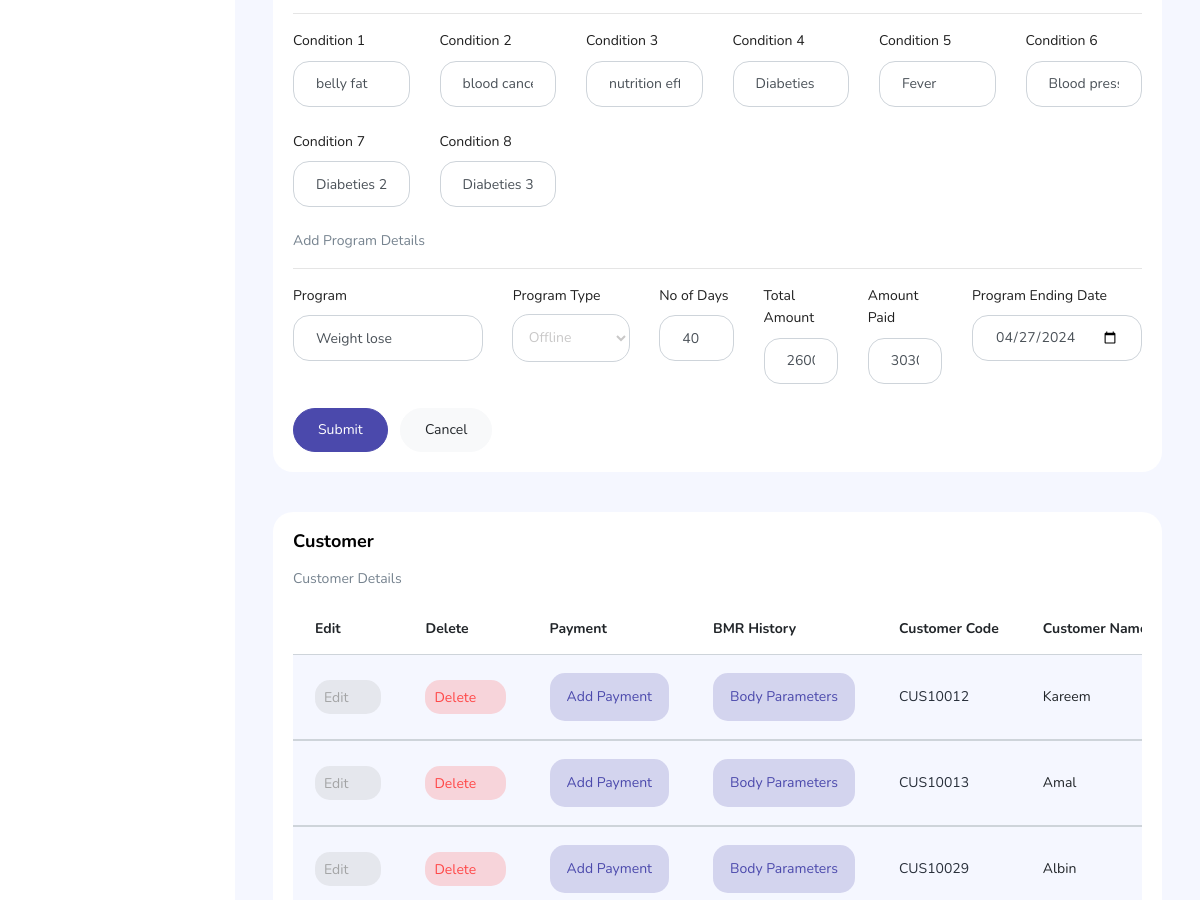
Page /Admin/pages/admin-customer.php?cusid=1005 (signed in, middle part) on the earlier database version.
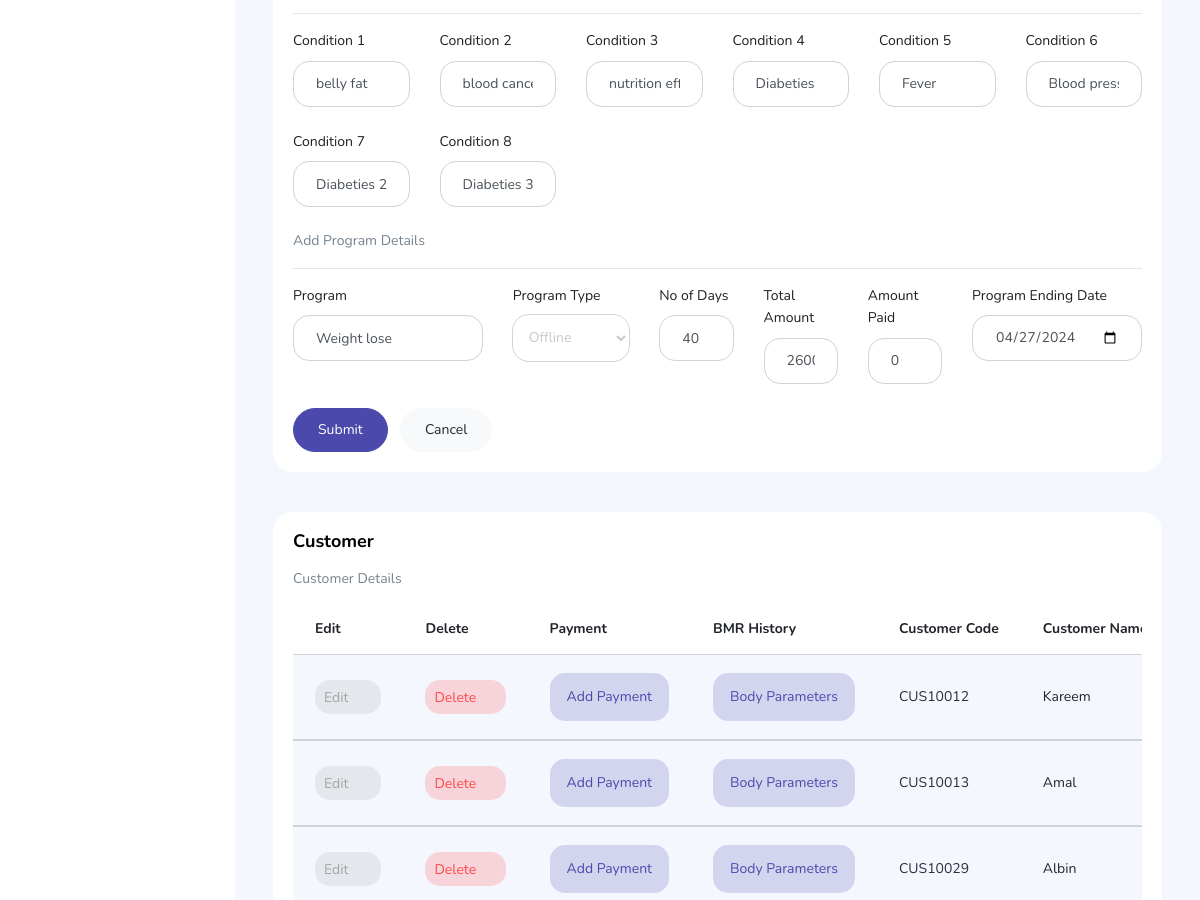
Same page on the later database version.
### tables this page shows
CREATE TABLE `customer` (
  `cust_id` int(11) NOT NULL,
  `cust_code` varchar(50) NOT NULL,
  `cust_name` varchar(100) NOT NULL,
  `cust_phno` varchar(20) NOT NULL,
  `cust_invited` varchar(50) NOT NULL,
  `cust_age` varchar(10) NOT NULL,
  `cust_bodyage` varchar(10) NOT NULL,
  `cust_gender` varchar(25) NOT NULL,
  `cust_email` varchar(50) NOT NULL,
  `cust_password` varchar(50) NOT NULL,
  `cust_doj` varchar(50) NOT NULL,
  `cust_city` varchar(50) NOT NULL,
  `cust_address` varchar(100) NOT NULL,
  `cust_height` varchar(10) NOT NULL,
  `cust_weight` varchar(10) NOT NULL,
  `cust_idleweight` varchar(10) NOT NULL,
  `cust_fat` varchar(10) NOT NULL,
  `cust_vcf` varchar(50) NOT NULL,
  `cust_bmr` varchar(10) NOT NULL,
  `cust_bmi` varchar(10) NOT NULL,
  `cust_bmidate` varchar(100) NOT NULL,
  `cust_mm` varchar(10) NOT NULL,
  `cust_tsf` varchar(10) NOT NULL,
  `cust_waketime` varchar(10) NOT NULL,
  `cust_tea` varchar(50) NOT NULL,
  `cust_breakfast` varchar(100) NOT NULL,
  `cust_lunch` varchar(100) NOT NULL,
  `cust_snack` varchar(100) NOT NULL,
  `cust_dinner` varchar(100) NOT NULL,
  `cust_veg_nonveg` varchar(50) NOT NULL,
  `cust_waterintake` varchar(10) NOT NULL,
  `cust_cond1` varchar(100) NOT NULL,
  `cust_cond2` varchar(100) NOT NULL,
  `cust_cond3` varchar(100) NOT NULL,
  `cust_cond4` varchar(100) NOT NULL,
  `cust_cond5` varchar(100) NOT NULL,
  `cust_cond6` varchar(100) NOT NULL,
  `cust_cond7` varchar(100) NOT NULL,
  `cust_cond8` varchar(100) NOT NULL,
  `cust_prg` varchar(50) NOT NULL,
  `cust_prgtype` varchar(20) NOT NULL,
  `cust_noday` varchar(10) NOT NULL,
  `cust_total` varchar(20) NOT NULL,
  `cust_paid` varchar(20) DEFAULT NULL,
  `cust_paiddate` varchar(100) NOT NULL,
  `cust_remain` varchar(10) DEFAULT NULL,
  `cust_date` varchar(100) NOT NULL
);

### Admin/pages/admin-customer.php (the view, shortened to what the changed rows need)
<?php
include './connect.php';
$cus_id1 = $cus_code1 = $cus_name1 = $cus_phno1 = $cus_invite1 = $cus_age1 = $cus_bodyage1 = $cus_gender1 = $cus_email1 = $cus_doj1 = $cus_city1 = $cus_address1 = $cus_height1 = $cus_weight1 = $cus_idleweight1 = $cus_fat1 = $cus_vcf1 = $cus_bmr1 = $cus_bmi1 = $cus_mm1 = $cus_tsf1 = $cus_waketime1 = $cus_tea1 = $cus_breakfast1 = $cus_lunch1 = $cus_snack1 = $cus_dinner1 = $cus_veg_nonveg1 = $cus_waterintake1 = $cus_cond11 = $cus_cond21 = $cus_cond31 = $cus_cond41 = $cus_cond51 = $cus_cond61 = $cus_cond71 = $cus_cond81 = $cus_prg1 = $cus_prgtype1 = $cus_nodays1 = $cus_total1 = $cus_paid1 = $cus_remain1 = $cusid = $cus_paid3 = "";
?>
<!DOCTYPE html>
<html lang="en">
<head>
  <link rel="stylesheet" href="../vendors/feather/feather.css">
  <link rel="stylesheet" href="../vendors/ti-icons/css/themify-icons.css">
  <link rel="stylesheet" href="../css/vertical-layout-light/style.css">
</head>
<body>
  <div class="container-scroller">
    <?php
    include './topbar.php';
    ?>
    <?php
    if (isset($_GET['cusid'])) {
      $cusid = $_GET['cusid'];
      $p_query = mysqli_query($conn, "SELECT * FROM customer WHERE cust_id = '$cusid'");
      $p_row1 = mysqli_fetch_array($p_query);
      $cus_cond11 = $p_row1['cust_cond1'];
      $cus_cond21 = $p_row1['cust_cond2'];
      $cus_cond31 = $p_row1['cust_cond3'];
      $cus_cond41 = $p_row1['cust_cond4'];
      $cus_cond51 = $p_row1['cust_cond5'];
      $cus_cond61 = $p_row1['cust_cond6'];
      $cus_cond71 = $p_row1['cust_cond7'];
      $cus_cond81 = $p_row1['cust_cond8'];
      $cus_prg1 = $p_row1['cust_prg'];
      $cus_prgtype1 = $p_row1['cust_prgtype'];
      $cus_nodays1 = $p_row1['cust_noday'];
      $cus_total1 = $p_row1['cust_total'];
      $cus_paid1 = $p_row1['cust_paid'];
      $cus_date1 = $p_row1['cust_date'];
    }
    ?>
    <div class="main-panel">
      <div class="content-wrapper">
        <div class="row">
          <div class="col-12 grid-margin stretch-card">
            <div class="card">
              <div class="card-body">
                <form method="post" class="forms-sample">
                  <div class="row">
                    <div class="col-lg-2 col-md col-sm-4 col-6">
                      <div class="form-group">
                        <label>Condition 1</label>
                        <input type="text" class="form-control" style="border-radius: 16px;" name="cuscond1" value="<?php echo $cus_cond11; ?>">
                      </div>
                    </div>
                    <div class="col-lg-2 col-md col-sm-4 col-6">
                      <div class="form-group">
                        <label>Condition 2</label>
                        <input type="text" class="form-control" style="border-radius: 16px;" name="cuscond2" value="<?php echo $cus_cond21; ?>">
                      </div>
                    </div>
                    <div class="col-lg-2 col-md col-sm-4 col-12">
                      <div class="form-group">
                        <label>Condition 3</label>
                        <input type="text" class="form-control" style="border-radius: 16px;" name="cuscond3" value="<?php echo $cus_cond31; ?>">
                      </div>
                    </div>
                    <div class="col-lg-2 col-md col-sm-4 col-12">
                      <div class="form-group">
                        <label>Condition 4</label>
                        <input type="text" class="form-control" style="border-radius: 16px;" name="cuscond4" value="<?php echo $cus_cond41; ?>">
                      </div>
                    </div>
                    <div class="col-lg-2 col-md col-sm-4 col-12">
                      <div class="form-group">
                        <label>Condition 5</label>
                        <input type="text" class="form-control" style="border-radius: 16px;" name="cuscond5" value="<?php echo $cus_cond51; ?>">
                      </div>
                    </div>
                    <div class="col-lg-2 col-md col-sm-4 col-12">
                      <div class="form-group">
                        <label>Condition 6</label>
                        <input type="text" class="form-control" style="border-radius: 16px;" name="cuscond6" value="<?php echo $cus_cond61; ?>">
                      </div>
                    </div>
                    <div class="col-lg-2 col-md col-sm-4 col-12">
                      <div class="form-group">
                        <label>Condition 7</label>
                        <input type="text" class="form-control" style="border-radius: 16px;" name="cuscond7" value="<?php echo $cus_cond71; ?>">
                      </div>
                    </div>
                    <div class="col-lg-2 col-md col-sm-4 col-12">
                      <div class="form-group">
                        <label>Condition 8</label>
                        <input type="text" class="form-control" style="border-radius: 16px;" name="cuscond8" value="<?php echo $cus_cond81; ?>">
                      </div>
                    </div>
                  </div>
                  <div class="row">
                    <div class="col-lg-3 col-md col-sm-4 col-6">
                      <div class="form-group">
                        <label>Program</label>
                        <input type="text" class="form-control" style="border-radius: 16px;" name="cusprogram" value="<?php echo $cus_prg1; ?>">
                      </div>
                    </div>
                    <div class="col-lg-2 col-md col-sm-4 col-6">
                      <div class="form-group">
                        <label for="cusprgtype">Program Type</label>
                        <select class="form-control" style="border-radius: 16px;" name="cusprgtype" id="cusprgtype">
                          <option value="Offline" <?php if ($cus_prgtype1 == "Offline") echo "selected"; ?>>Offline</option>
                        </select>
                      </div>
                    </div>
                    <div class="col-lg col-md col-sm-4 col-6">
                      <div class="form-group">
                        <label>No of Days</label>
                        <input type="text" class="form-control" style="border-radius: 16px;" name="cusnoday" value="<?php echo $cus_nodays1; ?>">
                      </div>
                    </div>
                    <div class="col-lg col-md col-sm-4 col-6">
                      <div class="form-group">
                        <label>Total Amount</label>
                        <input type="text" class="form-control" style="border-radius: 16px;" name="custotal" value="<?php echo $cus_total1; ?>">
                      </div>
                    </div>
                    <div class="col-lg col-md col-sm-4 col-6">
                      <div class="form-group">
                        <label>Amount Paid</label>
                        <input type="text" class="form-control" style="border-radius: 16px;" name="cuspaid" value="<?php echo $cus_paid1; ?>">
                      </div>
                    </div>
                    <div class="col-lg col-md col-sm-4 col-6">
                      <div class="form-group">
                        <label>Program Ending Date</label>
                        <input type="date" class="form-control" style="border-radius: 16px;" name="cusdate" value="<?php echo $cus_date1; ?>">
                      </div>
                    </div>
                  </div>
                </form>
              </div>
            </div>
          </div>
        </div>
        <div class="row">
          <div class="col-lg-12 grid-margin stretch-card">
            <div class="card">
              <div class="card-body">
                <div class="table-responsive">
                  <table class="table table-striped">
                    <thead>
                      <tr>
                        <th>Edit</th>
                        <th>Delete</th>
                        <th>Payment</th>
                        <th>BMR History</th>
                        <th>Customer Code</th>
                        <th>Customer Name</th>
                      </tr>
                    </thead>
                    <?php
                    $sql = mysqli_query($conn, "SELECT * FROM customer ORDER BY cust_id ");
                    while ($row = mysqli_fetch_assoc($sql)) {
                      $cus_id = $row['cust_id'];
                      $cus_code = $row['cust_code'];
                      $cus_name = $row['cust_name'];
                    ?>
                      <tbody>
                        <tr>
                          <td><a href="admin-customer.php?cusid=<?php echo $cus_id; ?>" class="btn btn-inverse-secondary btn-icon-text p-2">Edit <i class="ti-pencil-alt btn-icon-append"></i></a></td>
                          <td><a href="admin-customer.php?cusdid=<?php echo $cus_id; ?>" class="btn btn-inverse-danger btn-icon-text p-2">Delete<i class="ti-trash btn-icon-prepend"></i></a></td>
                          <td><a href="admin-customer.php?cusmdid=<?php echo $cus_id; ?>" class="btn btn-inverse-primary btn-icon-text p-3" data-toggle="modal" data-target="#exampleModal_<?php echo $cus_id; ?>">Add Payment</a></td>
                          <td><a href="admin-customer.php?cusmdid=<?php echo $cus_id; ?>" class="btn btn-inverse-primary btn-icon-text p-3" data-toggle="modal" data-target="#exampleModal2_<?php echo $cus_id; ?>">Body Parameters</a></td>
                          <td class="py-1"><a href="admin-customerdetails.php?prid=<?php echo $cus_id; ?>" class="text-dark"><?php echo $cus_code; ?></a></td>
                          <td><?php echo $cus_name; ?></td>
                        </tr>
                      </tbody>
                    <?php
                    }
                    ?>
                  </table>
                </div>
              </div>
            </div>
          </div>
        </div>
      </div>
    </div>
  </div>
  </div>
</body>
</html>

Differences in the rows shown:
changed customer "CUS10013": cuspaid "3030" → "0"
